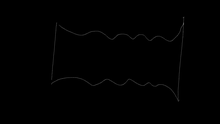
%> input picture 1119第二次實驗(課程一)/coursepathreader/5161210659995648.tif, 220 x 124 px, shrunk from 1920 x 1080 before the run; its folder holds only this picture in this run
$ octave pic_rate_onepic.m   (GNU Octave 9; MATLAB toolbox functions it lacks are replaced by stand-ins)
%> lines starting %> are read from the running program, lines starting %| are printed output that depends on the picture; in (x1, y1, x2, y2) boxes, pixels count from 0 and x2, y2 are one past the last pixel; in counts of white or black regions, pixels touching at a corner belong together; the program's own positions count from 1
clc;
clear;
close all;
add_temp=1;
for Bounding_box=100:100:1000;
sight_like_one=2;
sight_like_two=5;
sight_like_three=4;
allFile = dir('*.tif');
for k=1:1:length(allFile)
    pic=imread(allFile(k).name);%對每一張tif圖片做處理
%> pic is the input picture: size 124x220 uint8; min 0, max 87, mean 0.6
    pic=pic>0;                  %pic中點大於0的話就是ture,給1
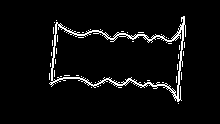
%> pic: size 124x220 logical; 4.7% white in thin lines or dots, all inside (x1, y1, x2, y2) = (49, 16, 186, 104)
    [x,y]=find(pic);            %找出矩陣X中的所有非零元素，並將這些元素的索引值填到[x,y]
%> x = 1273 values from 17 to 104; y = 1273 values from 50 to 186
    rtmap=zeros(Bounding_box);  %製造一個空白的矩陣
    xminimum=min(x);            %x取最小座標
%> xminimum = 17
    yminimum=min(y);            %y取最小座標
%> yminimum = 50
    xmaximum=max(x);            %x取最大座標
%> xmaximum = 104
    ymaximum=max(y);            %y取最大座標
%> ymaximum = 186
    x=x-xminimum+1;               %所有座標減去最小值,讓圖片可貼在(1,1)上
%> x = 1273 values, max 88 at index 1058, min 1 at index 1217, mean 42.46
    y=y-yminimum+1;               %所有座標減去最小值,讓圖片可貼在(1,1)上
%> y = 1273 values from 1 to 137
    x_magnification=(Bounding_box-2)/(xmaximum-xminimum); %看ｘ要放大多少倍 -2是為了怕ceil往上加一
%> x_magnification = 1.13
    y_magnification=(Bounding_box-2)/(ymaximum-yminimum); %看ｙ要放大多少倍
%> y_magnification = 0.721
    x_magnify=floor(x*x_magnification);    %放大ｘ   用ceil是怕floor座標會有0值
%> x_magnify = 1273 values, max 99 at index 1058, min 1 at index 1217, mean 47.33
    y_magnify =floor(y*y_magnification);   %放大ｙ
%> y_magnify = 1273 values from 0 to 98

    %figure,plot(y_magnify,-x_magnify,'x'),axis equal,axis tight     %show出ｐｌｏｔ

    for j=1:1:length(x_magnify)            %把相對應X,Y軸寫進rtmap裡,以便做二維傅立葉
        if(x_magnify(j,1)==0&&y_magnify(j,1)~=0)
            x_magnify(j,1)=1;
            rtmap(x_magnify(j,1),y_magnify(j,1))=1;
        end

        if(x_magnify(j,1)~=0&&y_magnify(j,1)==0)
            y_magnify(j,1)=1;
            rtmap(x_magnify(j,1),y_magnify(j,1))=1;
        end
        if(x_magnify(j,1)~=0&&y_magnify(j,1)~=0)
            rtmap(x_magnify(j,1),y_magnify(j,1))=1;
        end
    end
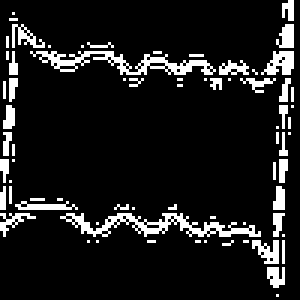
%> rtmap: size 100x100 double (shown 3 times larger); values 0 (black) and 1 (white), 11% white in thin lines or dots
%> after the loop, y_magnify = 1273 values from 1 to 98
    %subplot(3,3,k),imshow(rtmap)     %show出放入空白矩陣圖片
    fmapq{k}=abs(fft2(rtmap));
    %figure,subplot(3,3,k),imshow(abs(log(abs(fmapq{i}))),[],'notruesize'),title('fft2');
    fmapq{k}= fmapq{k}/ fmapq{k}(1,1);
    fmapq{k}(1,1)=0;
end

originpic=9;%原圖

%figure,
for picnum=1:1:originpic-1
       sum=0;
    for i=1:1:size(rtmap,1)
        for j=1:1:size(rtmap,2)
%> (the run ends here)

$ run again, on 1119第二次實驗(課程一)/coursepathreader/5724160613416960.tif
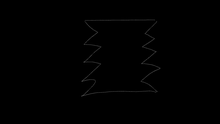
%> input picture 1119第二次實驗(課程一)/coursepathreader/5724160613416960.tif, 220 x 124 px, shrunk from 1920 x 1080 before the run
%> pic is the input picture: size 124x220 uint8; min 0, max 63, mean 0.6
%> `pic=pic>0;`:
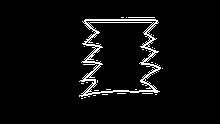
%> pic: size 124x220 logical; 4.5% white in thin lines or dots, all inside (x1, y1, x2, y2) = (79, 17, 163, 99)
%> `[x,y]=find(pic);`: x = 1236 values from 18 to 99; y = 1236 values from 80 to 163
%> xminimum = 18
%> yminimum = 80
%> xmaximum = 99
%> ymaximum = 163
%> `x=x-xminimum+1;`: x = 1236 values, max 82 at index 13, min 1 at index 635, mean 40.14
%> `y=y-yminimum+1;`: y = 1236 values from 1 to 84
%> x_magnification = 1.21
%> y_magnification = 1.18
%> x_magnify = 1236 values, max 99 at index 13, min 1 at index 635, mean 48.06
%> y_magnify = 1236 values from 1 to 99
%> after the loop `for j=1:1:length(x_magnify)`:
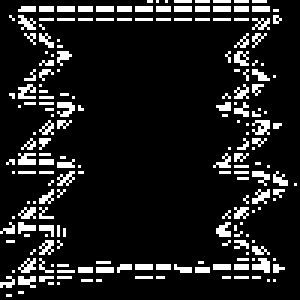
%> rtmap: size 100x100 double (shown 3 times larger); values 0 (black) and 1 (white), 12.4% white in thin lines or dots

$ run again, on 1119第二次實驗(課程一)/coursepathreader/5636026810761216.tif
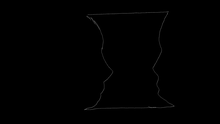
%> input picture 1119第二次實驗(課程一)/coursepathreader/5636026810761216.tif, 220 x 124 px, shrunk from 1920 x 1080 before the run
%> pic is the input picture: size 124x220 uint8; min 0, max 72, mean 0.6
%> `pic=pic>0;`:
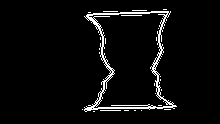
%> pic: size 124x220 logical; 4.4% white in thin lines or dots, all inside (x1, y1, x2, y2) = (82, 9, 177, 112)
%> `[x,y]=find(pic);`: x = 1206 values from 10 to 112; y = 1206 values from 83 to 177
%> xminimum = 10
%> yminimum = 83
%> xmaximum = 112
%> ymaximum = 177
%> `x=x-xminimum+1;`: x = 1206 values, max 103 at index 9, min 1 at index 1083, mean 53.78
%> `y=y-yminimum+1;`: y = 1206 values from 1 to 95
%> x_magnification = 0.961
%> y_magnification = 1.04
%> `x_magnify=floor(x*x_magnification);`: x_magnify = 1206 values, max 98 at index 5, min 0 at index 1083, mean 51.21
%> y_magnify = 1206 values from 1 to 99
%> after the loop `for j=1:1:length(x_magnify)`:
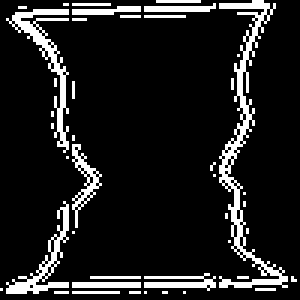
%> rtmap: size 100x100 double (shown 3 times larger); values 0 (black) and 1 (white), 11.9% white in thin lines or dots
%> after the loop `for j=1:1:length(x_magnify)`: x_magnify = 1206 values, max 98 at index 5, min 1 at index 642, mean 51.21
